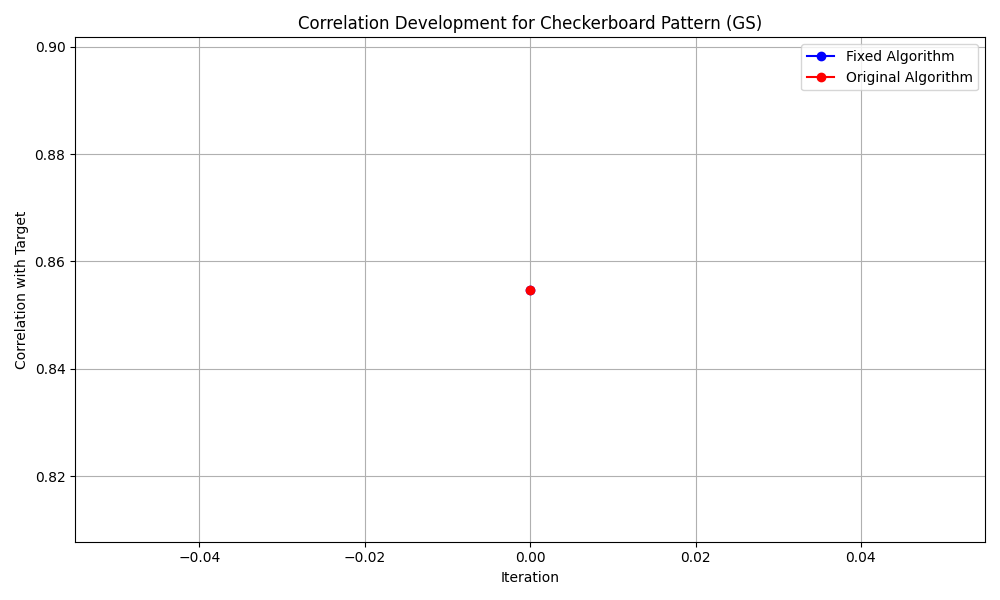
#> input picture algorithm_development/checkerboard_gs_correlation_development.png, 1000 x 600 px
$ python hologram_generator.py
#> lines starting #> are read from the running program, lines starting #| are printed output that depends on the picture
import numpy as np
from scipy import fftpack
import cv2
from pathlib import Path
import matplotlib.pyplot as plt
from matplotlib.widgets import Button
import tkinter as tk
from tkinter import filedialog
from tqdm import tqdm

class HologramGenerator:
    def __init__(self, slm_width=1920, slm_height=1080, wavelength=532e-9, pixel_size=6.4e-6):
        """Initialize the hologram generator

        Args:
            slm_width: Width of SLM in pixels
            slm_height: Height of SLM in pixels
            wavelength: Laser wavelength in meters (default: 532nm green laser)
            pixel_size: SLM pixel size in meters (default: 6.4µm)
        """
#> the answer given: algorithm_development/checkerboard_gs_correlation_development.png
        self.width = slm_width
        self.height = slm_height
        self.wavelength = wavelength
        self.pixel_size = pixel_size

        # Calculate important parameters
        self.k = 2 * np.pi / wavelength  # Wave number
        self.focal_length = 0.5  # Focal length in meters (adjust as needed)

        # Create hidden root window for file dialogs
        self.root = tk.Tk()
        self.root.withdraw()

    def load_target_image(self, image_path):
        """Load and preprocess the target image"""
        # Read image in grayscale
        img = cv2.imread(str(image_path))
#> img is the input picture: shape (600, 1000, 3); mean B, G, R 250.8, 250.8, 250.8
        if img is None:
            raise ValueError(f"Could not load image from {image_path}")

        print(f"Original image dimensions: {img.shape}")
#| Original image dimensions: (600, 1000, 3)

        # Convert to grayscale if image is color
        if len(img.shape) == 3:
            img = cv2.cvtColor(img, cv2.COLOR_BGR2GRAY)
#> img: shape (600, 1000)

        # Resize to match SLM dimensions
        img = cv2.resize(img, (self.width, self.height))
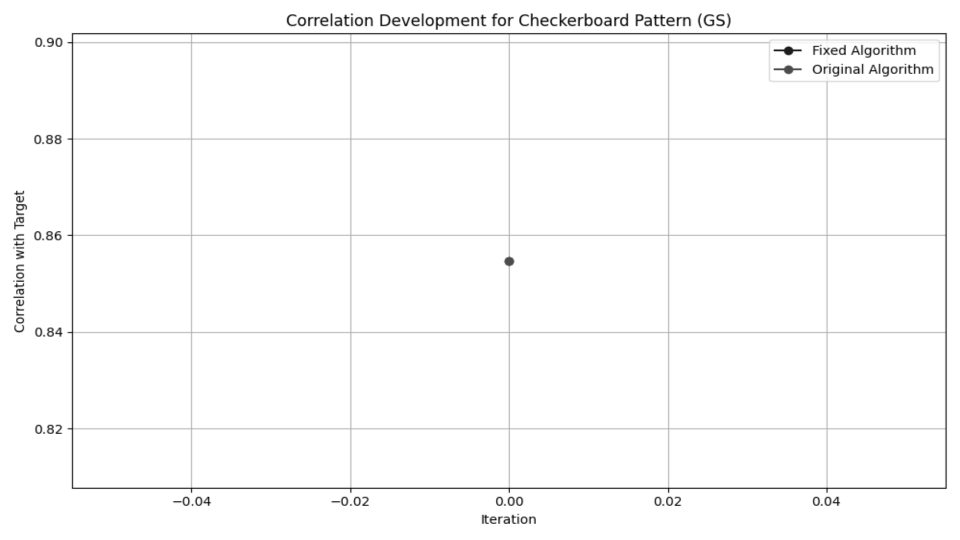
#> img: shape (1080, 1920) (shown at 1/2 size); min 0, max 255, mean 250.7
        print(f"Resized to SLM dimensions: {img.shape}")
#| Resized to SLM dimensions: (1080, 1920)

        # Verify dimensions
        if img.shape != (self.height, self.width):
            raise ValueError(f"Image dimensions {img.shape} do not match SLM dimensions ({self.height}, {self.width})")

        # Normalize to [0, 1]
        img = img.astype(float) / 255.0
#| Original image dimensions: (600, 1000, 3)
#| Resized to SLM dimensions: (1080, 1920)

        return img

    def generate_input_beam(self):
        """Generate Gaussian input beam profile"""
        x = np.linspace(-self.width/2, self.width/2, self.width)
        y = np.linspace(-self.height/2, self.height/2, self.height)
        X, Y = np.meshgrid(x, y)

        # Gaussian beam parameters
        w0 = min(self.width, self.height) / 4  # Beam waist (adjust as needed)
        r2 = X**2 + Y**2
        beam = np.exp(-r2 / (2 * w0**2))

        return beam

    def gerchberg_saxton(self, target_image, num_iterations=50):
        """Generate a phase-only hologram using the Gerchberg-Saxton algorithm

        Args:
            target_image: 2D numpy array of the desired intensity pattern
            num_iterations: Number of iterations for the algorithm

        Returns:
            phase_pattern: 2D numpy array of phase values [0, 2π]
        """
#> called with num_iterations = 50
        # Get input beam profile
        input_beam = self.generate_input_beam()

        # Initialize random phase
        phase = np.random.random((self.height, self.width)) * 2 * np.pi

        # Create initial complex field with input beam profile
        field = input_beam * np.exp(1j * phase)

        # Create progress bar
        pbar = tqdm(range(num_iterations), desc="Generating hologram")

        for i in pbar:
            # Forward propagation (FFT)
            propagated = fftpack.fft2(field)

            # Keep amplitude of target, but maintain propagated phase
            phase = np.angle(propagated)
            propagated = np.sqrt(target_image) * np.exp(1j * phase)

            # Backward propagation (IFFT)
            field = fftpack.ifft2(propagated)

            # Force input beam amplitude
            field = input_beam * np.exp(1j * np.angle(field))

            # Update progress description with current iteration
            pbar.set_description(f"Generating hologram (iteration {i+1}/{num_iterations})")
#> this loop made 50 passes
#> pass 2, in gerchberg_saxton, `phase = np.angle(propagated)`:
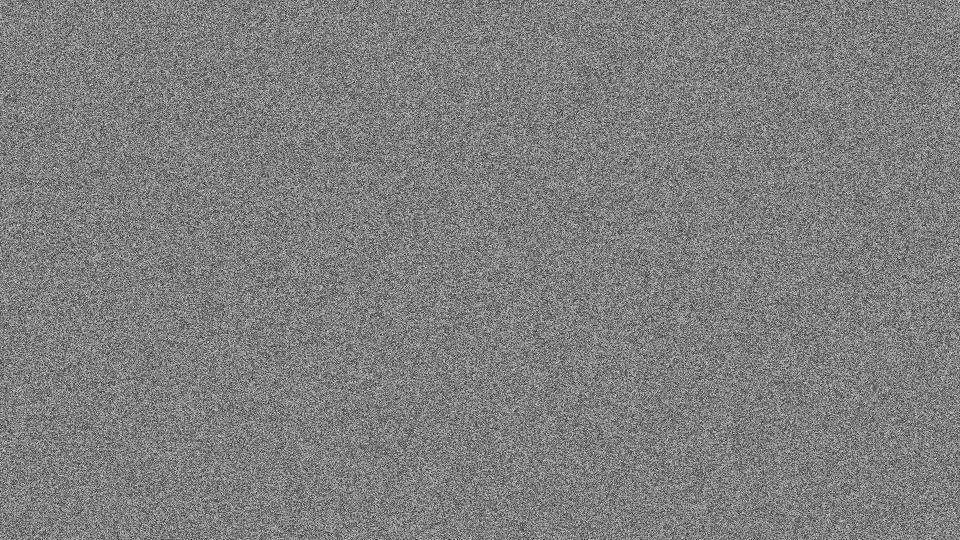
#> phase: shape (1080, 1920) float64 (shown at 1/2 size); min -3.14, max 3.14, mean -0.000787; drawn with min black and max white

        # Return final phase pattern
        return np.angle(field) % (2 * np.pi)
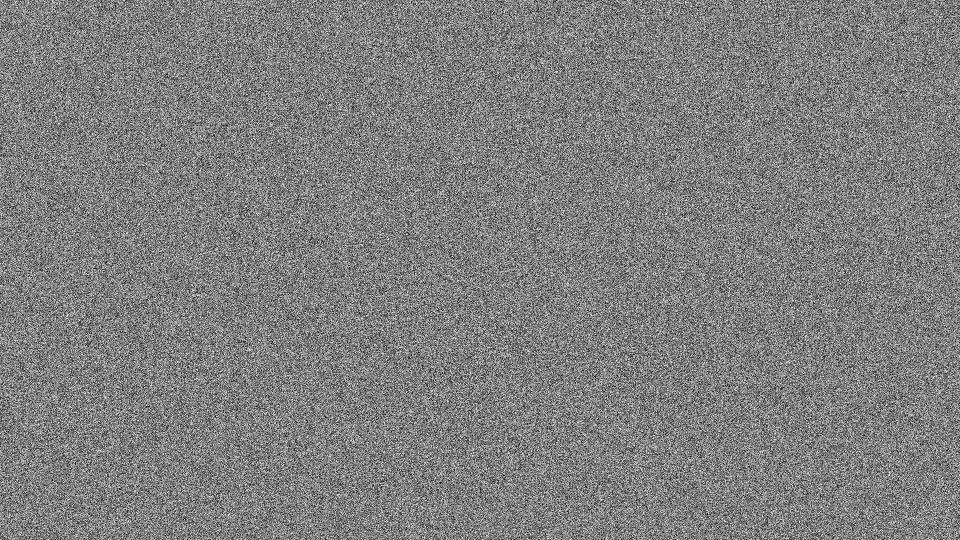
#> returned value: shape (1080, 1920) float64 (shown at 1/2 size); min 3.4e-07, max 6.28, mean 3.14; drawn with min black and max white

    def generate_hologram(self, image_path, output_path=None):
        """Generate and optionally save a hologram for the given image"""
        # Load and preprocess target image
        target = self.load_target_image(image_path)

        # Generate phase pattern
        phase_pattern = self.gerchberg_saxton(target)

        # Convert to 8-bit grayscale [0, 255]
        hologram = (phase_pattern / (2 * np.pi) * 255).astype(np.uint8)

        # Save if output path provided
        if output_path:
            cv2.imwrite(str(output_path), hologram)

        return hologram

    def preview_result(self, hologram, input_image):
        """Preview the input image, hologram and expected reconstruction"""
        # Simulate propagation
        field = np.exp(1j * hologram * 2 * np.pi / 255)
        reconstruction = fftpack.fft2(field)
        intensity = np.abs(reconstruction)**2
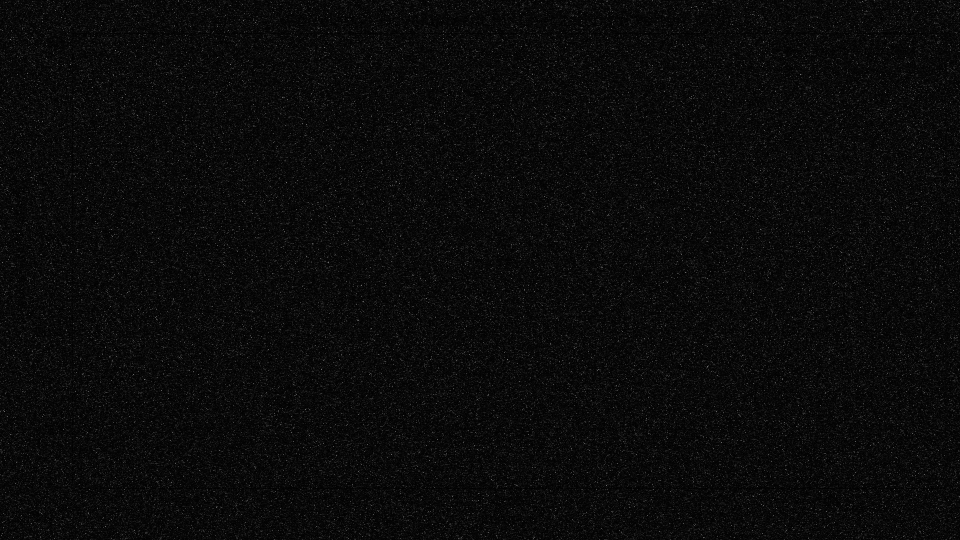
#> intensity: shape (1080, 1920) float64 (shown at 1/2 size); min 1.15, max 49204950.5, mean 2073600; drawn with min black and max white
        intensity = (intensity - intensity.min()) / (intensity.max() - intensity.min())

        # Create figure and subplots
        fig = plt.figure(figsize=(15, 5))

        # Input image
        ax1 = plt.subplot(131)
        plt.imshow(input_image, cmap='gray')
        plt.title('Input Image')

        # Hologram pattern
        ax2 = plt.subplot(132)
        plt.imshow(hologram, cmap='gray')
        plt.title('Hologram Pattern')

        # Simulated reconstruction
        ax3 = plt.subplot(133)
        plt.imshow(intensity, cmap='gray')
        plt.title('Simulated Reconstruction')

        # Add save button
        plt.subplots_adjust(bottom=0.2)  # Make room for button
        ax_button = plt.axes([0.4, 0.05, 0.2, 0.075])  # [left, bottom, width, height]
        save_button = Button(ax_button, 'Save Hologram')

        def save_hologram(event):
            output_path = self.select_output_path()
            if output_path:
                cv2.imwrite(str(output_path), hologram)
                print(f"Hologram saved to: {output_path}")

        save_button.on_clicked(save_hologram)

        plt.show()

    def select_input_image(self):
        """Open file dialog to select input image"""
        file_path = filedialog.askopenfilename(
            title="Select Input Image",
            filetypes=[
                ("Image files", "*.png;*.jpg;*.jpeg;*.bmp"),
                ("All files", "*.*")
            ]
        )
        return file_path if file_path else None

    def select_output_path(self, default_name="hologram.png"):
        """Open file dialog to select where to save the hologram"""
        file_path = filedialog.asksaveasfilename(
            title="Save Hologram As",
            defaultextension=".png",
            initialfile=default_name,
            filetypes=[("PNG files", "*.png")]
        )
        return file_path if file_path else None

if __name__ == "__main__":
    # Create generator
    generator = HologramGenerator()

    # Select input image
    image_path = generator.select_input_image()
    if image_path:
        try:
            # Load input image
            input_image = generator.load_target_image(image_path)

            # Generate hologram
            hologram = generator.generate_hologram(image_path)

            # Preview result with input image
            generator.preview_result(hologram, input_image)

        except Exception as e:
            print(f"Error generating hologram: {e}")
    else:
        print("No image selected")
